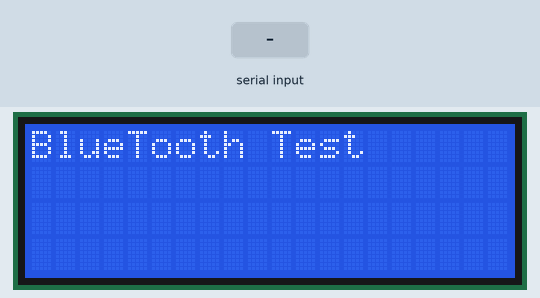
Bench run of a sketch on a simulated Arduino Mega 2560, built with avr-gcc and run on an emulated ATmega2560. Shown: 20×4 character LCD. The inputs (shaded band) are chosen by the test bench. What the sketch prints to the serial monitor is not drawn.

Above: at 1.2 s.
1.3 s: "1" received over the second serial link
At 1.8 s:
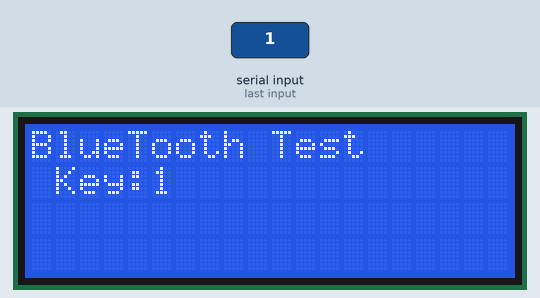
2.9 s: "0" received over the second serial link
At 4.2 s:
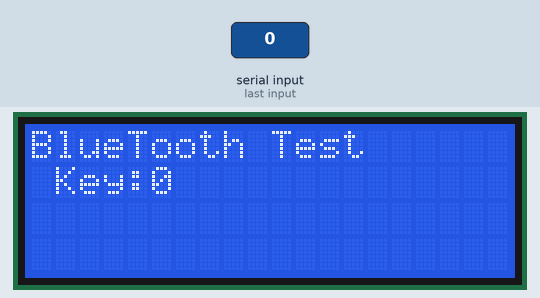
4.5 s: "2" received over the second serial link
Timing chart, 0 to 7.5 s (numbered marks = the images above; inputs shaded):
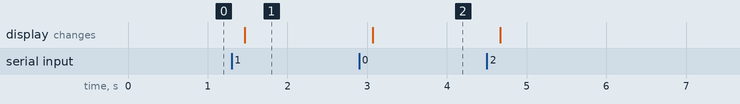

The sketch:

bttest01.ino
```cpp
//  Author Bruce
/* LiquidCrystal display with:

LiquidCrystal(rs, enable, d4, d5, d6, d7)
LiquidCrystal(rs, rw, enable, d4, d5, d6, d7)
LiquidCrystal(rs, enable, d0, d1, d2, d3, d4, d5, d6, d7)
LiquidCrystal(rs, rw, enable, d0, d1, d2, d3, d4, d5, d6, d7)
R/W Pin Read = LOW / Write = HIGH   // if No pin connect RW , please leave R/W Pin for Low State

*/
#include <LiquidCrystal.h>
LiquidCrystal lcd(5,6,7,38,40,42,44);   //ok

void setup(){

  Serial.begin(9600);
  Serial2.begin(9600);
  Serial.println("program start here");

lcd.begin(20, 4);
// 設定 LCD 的行列數目 (20 x 4)  20　行4　列
 lcd.setCursor(0,0);
  // 列印 "Hello World" 訊息到 LCD 上
lcd.print("BlueTooth Test");
  Serial.println("BlueTooth Test...");

}

void loop(){
  char val ;
  if (Serial2.available())
    {
      val = Serial2.read();
        lcd.setCursor(1,1);
        lcd.print("Key:");
        lcd.print(val);
        // now result is printed on Serial COnsole
          Serial.print("receiev from bluetooth  :") ;
         Serial.println(val, DEC);
    }
    delay(200);

}
```

Measured:
- after the input at 1.3 s, the display: changes after 0.17 s (image 1)
- after the input at 2.9 s, the display: changes after 0.17 s (image 2)
